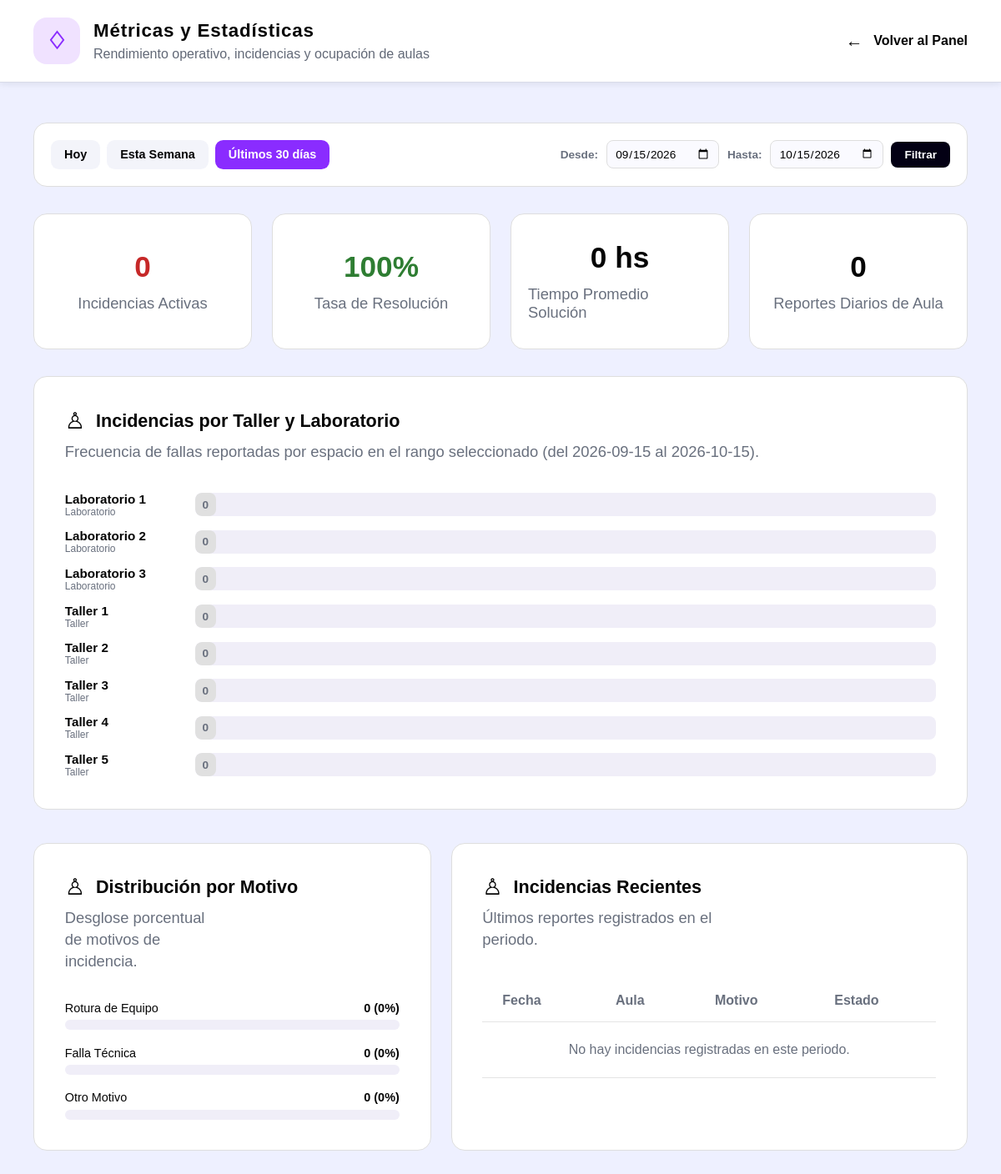
Page /index.php?ruta=metricas-administrador (signed in) on the committed database.
### tables this page shows
CREATE TABLE IF NOT EXISTS aulas (
    id INT UNSIGNED AUTO_INCREMENT PRIMARY KEY,
    codigo VARCHAR(50) NOT NULL UNIQUE,
    nombre VARCHAR(100) NOT NULL,
    tipo ENUM('taller', 'laboratorio', 'aula') NOT NULL DEFAULT 'taller',
    activo TINYINT(1) NOT NULL DEFAULT 1,
    creado_en TIMESTAMP NOT NULL DEFAULT CURRENT_TIMESTAMP
);

### app/controlador/mostrarMetricasAdministrador.php (called while the page is built, shortened)
<?php
require_once __DIR__ . '/../modelo/MetricasModelo.php';
require_once __DIR__ . '/../utilidades/sesion.php';
$periodo = (string) ($_GET['periodo'] ?? 'ultimos-30-dias');
$hoy = date('Y-m-d');
$fechaDesde = $hoy;
$fechaHasta = $hoy;
switch ($periodo) {
    case 'ultimos-30-dias':
    default:
        $periodo = 'ultimos-30-dias';
        $fechaDesde = date('Y-m-d', strtotime('-30 days'));
        $fechaHasta = $hoy;
        break;
}
$modelo = new MetricasModelo();
$kpis = $modelo->obtenerResumenKPIs($fechaDesde, $fechaHasta);
$incidenciasPorAula = $modelo->obtenerIncidenciasPorAula($fechaDesde, $fechaHasta);
$distribucionTipos = $modelo->obtenerDistribucionTipos($fechaDesde, $fechaHasta);
$incidenciasRecientes = $modelo->obtenerIncidenciasRecientes($fechaDesde, $fechaHasta, 5);
require __DIR__ . '/../vista/administrador/metricas-administrador.php';

### app/utilidades/sesion.php (called while the page is built, shortened)
<?php
function escapar(string $valor): string
{
    return htmlspecialchars($valor, ENT_QUOTES | ENT_SUBSTITUTE, 'UTF-8');
}

### app/config/Conexion.php (called while the page is built, shortened)
<?php
final class Conexion
{
    private static ?PDO $conexion = null;
    public static function obtener(): PDO
    {
        $configLocal = [];
        $archivoLocal = __DIR__ . '/local.php';
        $host = getenv('DB_HOST') ?: ($configLocal['DB_HOST'] ?? '127.0.0.1');
        $puerto = getenv('DB_PORT') ?: ($configLocal['DB_PORT'] ?? '3306');
        $baseDeDatos = getenv('DB_NAME') ?: ($configLocal['DB_NAME'] ?? 'ipsum_reportes');
        $usuario = getenv('DB_USER') ?: ($configLocal['DB_USER'] ?? 'root');
        $contrasena = getenv('DB_PASSWORD') ?: ($configLocal['DB_PASSWORD'] ?? '');
        $dsn = "mysql:host={$host};port={$puerto};dbname={$baseDeDatos};charset=utf8mb4";
        self::$conexion = new PDO($dsn, $usuario, $contrasena, [
            PDO::ATTR_ERRMODE => PDO::ERRMODE_EXCEPTION,
            PDO::ATTR_DEFAULT_FETCH_MODE => PDO::FETCH_ASSOC,
            PDO::ATTR_EMULATE_PREPARES => false,
        ]);
        return self::$conexion;
    }
}

### app/modelo/MetricasModelo.php (called while the page is built, shortened)
<?php
require_once __DIR__ . '/../config/conexion.php';
class MetricasModelo
{
    private PDO $conexion;
    public function __construct()
    {
        $this->conexion = Conexion::obtener();
    }
    public function obtenerResumenKPIs(string $fechaDesde, string $fechaHasta): array
    {
        $sqlActivas = 'SELECT COUNT(*) FROM reportes_incidencias
                       WHERE estado IN ("pendiente", "en_proceso")
                       AND fecha BETWEEN :desde AND :hasta';
        $stmtActivas = $this->conexion->prepare($sqlActivas);
        $stmtActivas->execute([':desde' => $fechaDesde, ':hasta' => $fechaHasta]);
        $incidenciasActivas = (int) $stmtActivas->fetchColumn();
        $sqlTotales = 'SELECT
                        COUNT(*) AS total,
                        SUM(CASE WHEN estado = "resuelto" THEN 1 ELSE 0 END) AS resueltas
                       FROM reportes_incidencias
                       WHERE fecha BETWEEN :desde AND :hasta';
        $stmtTotales = $this->conexion->prepare($sqlTotales);
        $stmtTotales->execute([':desde' => $fechaDesde, ':hasta' => $fechaHasta]);
        $totales = $stmtTotales->fetch(PDO::FETCH_ASSOC) ?: [];
        $totalIncidencias = (int) ($totales['total'] ?? 0);
        $totalResueltas = (int) ($totales['resueltas'] ?? 0);
        $tasaResolucion = $totalIncidencias > 0
            ? round(($totalResueltas / $totalIncidencias) * 100, 1)
            : 100.0;
        $sqlTiempo = 'SELECT AVG(TIMESTAMPDIFF(HOUR, creado_en, actualizado_en)) AS promedio_horas
                      FROM reportes_incidencias
                      WHERE estado = "resuelto" AND fecha BETWEEN :desde AND :hasta';
        $stmtTiempo = $this->conexion->prepare($sqlTiempo);
        $stmtTiempo->execute([':desde' => $fechaDesde, ':hasta' => $fechaHasta]);
        $horas = $stmtTiempo->fetchColumn();
        $promedioHoras = $horas !== null ? round((float) $horas, 1) : 0.0;
        $sqlDiarios = 'SELECT COUNT(*) FROM reportes_diarios WHERE fecha BETWEEN :desde AND :hasta';
        $stmtDiarios = $this->conexion->prepare($sqlDiarios);
        $stmtDiarios->execute([':desde' => $fechaDesde, ':hasta' => $fechaHasta]);
        $totalDiarios = (int) $stmtDiarios->fetchColumn();
        return [
            'activas' => $incidenciasActivas,
            'tasa_resolucion' => $tasaResolucion,
            'tiempo_promedio_horas' => $promedioHoras,
            'total_diarios' => $totalDiarios,
            'total_incidencias' => $totalIncidencias,
            'total_resueltas' => $totalResueltas,
        ];
    }
    public function obtenerIncidenciasPorAula(string $fechaDesde, string $fechaHasta): array
    {
        $sql = 'SELECT a.id, a.nombre, a.tipo, COUNT(i.id) AS total_incidencias
                FROM aulas a
                LEFT JOIN reportes_incidencias i
                    ON a.id = i.aula_id AND i.fecha BETWEEN :desde AND :hasta
                WHERE a.activo = 1
                GROUP BY a.id, a.nombre, a.tipo
                ORDER BY total_incidencias DESC, a.nombre ASC';
        $stmt = $this->conexion->prepare($sql);
        $stmt->execute([':desde' => $fechaDesde, ':hasta' => $fechaHasta]);
        return $stmt->fetchAll(PDO::FETCH_ASSOC);
    }
    public function obtenerDistribucionTipos(string $fechaDesde, string $fechaHasta): array
    {
        $sql = 'SELECT tipo_solicitud, COUNT(*) AS cantidad
                FROM reportes_incidencias
                WHERE fecha BETWEEN :desde AND :hasta
                GROUP BY tipo_solicitud';
        $stmt = $this->conexion->prepare($sql);
        $stmt->execute([':desde' => $fechaDesde, ':hasta' => $fechaHasta]);
        $resultados = $stmt->fetchAll(PDO::FETCH_KEY_PAIR);
        return [
            'rotura-equipo' => (int) ($resultados['rotura-equipo'] ?? 0),
            'falla-equipo'  => (int) ($resultados['falla-equipo'] ?? 0),
            'otro'          => (int) ($resultados['otro'] ?? 0),
        ];
    }
}

### app/vista/administrador/metricas-administrador.php (the view, shortened to what this page needs)
<!DOCTYPE html>
<html lang="es">
<head>
    <link rel="stylesheet" href="assets/css/panel-administrador.css">
    <link rel="stylesheet" href="assets/css/metricas-administrador.css">
</head>
<body class="admin-page">
    <header class="admin-header">
        <section class="admin-header__brand" id="encabezado-metricas">
            <h1 class="admin-header__title">Métricas y Estadísticas</h1>
            <p class="admin-header__subtitle">Rendimiento operativo, incidencias y ocupación de aulas</p>
        </section>
        <nav class="admin-header__nav" id="navegacion-metricas">
            <a class="admin-header__logout admin-header__back" href="index.php?ruta=panel-administrador">
                Volver al Panel
            </a>
        </nav>
    </header>
    <main class="admin-main" id="contenido-metricas">
        <section class="metricas-filtros" id="filtros-temporales">
            <form action="index.php" method="get" class="metricas-filtros__form">
                <div class="metricas-filtros__botones">
                    <a href="index.php?ruta=metricas-administrador&periodo=hoy"
                       class="metricas-filtros__btn <?= $periodo === 'hoy' ? 'metricas-filtros__btn--activo' : '' ?>">
                        Hoy
                    </a>
                    <a href="index.php?ruta=metricas-administrador&periodo=esta-semana"
                       class="metricas-filtros__btn <?= $periodo === 'esta-semana' ? 'metricas-filtros__btn--activo' : '' ?>">
                        Esta Semana
                    </a>
                    <a href="index.php?ruta=metricas-administrador&periodo=ultimos-30-dias"
                       class="metricas-filtros__btn <?= $periodo === 'ultimos-30-dias' ? 'metricas-filtros__btn--activo' : '' ?>">
                        Últimos 30 días
                    </a>
                </div>
                <div class="metricas-filtros__personalizado">
                    <label class="metricas-filtros__label" for="fecha_desde">Desde:</label>
                    <input class="metricas-filtros__date" type="date" id="fecha_desde" name="fecha_desde" value="<?= escapar($fechaDesde) ?>" required>
                    <label class="metricas-filtros__label" for="fecha_hasta">Hasta:</label>
                    <input class="metricas-filtros__date" type="date" id="fecha_hasta" name="fecha_hasta" value="<?= escapar($fechaHasta) ?>" required>
                    <button class="metricas-filtros__submit" type="submit">Filtrar</button>
                </div>
            </form>
        </section>
        <section class="admin-stats metricas-kpis" id="kpis-superiores">
            <article class="admin-stats__card">
                <h3 class="admin-stats__name">Incidencias Activas</h3>
                <p class="admin-stats__number metricas-kpi--alerta"><?= (int) $kpis['activas'] ?></p>
            </article>
            <article class="admin-stats__card">
                <h3 class="admin-stats__name">Tasa de Resolución</h3>
                <p class="admin-stats__number metricas-kpi--exito"><?= (float) $kpis['tasa_resolucion'] ?>%</p>
            </article>
            <article class="admin-stats__card">
                <h3 class="admin-stats__name">Tiempo Promedio Solución</h3>
                <p class="admin-stats__number"><?= (float) $kpis['tiempo_promedio_horas'] ?> hs</p>
            </article>
            <article class="admin-stats__card">
                <h3 class="admin-stats__name">Reportes Diarios de Aula</h3>
                <p class="admin-stats__number"><?= (int) $kpis['total_diarios'] ?></p>
            </article>
        </section>
        <section class="admin-users metricas-card" id="incidencias-por-aula">
            <h2 class="admin-users__title">Incidencias por Taller y Laboratorio</h2>
            <p class="admin-users__description">
                Frecuencia de fallas reportadas por espacio en el rango seleccionado (del <?= escapar($fechaDesde) ?> al <?= escapar($fechaHasta) ?>).
            </p>
            <div class="metricas-barras">
                <?php if (empty($incidenciasPorAula)): ?>
                    <p class="admin-users__description">No hay aulas registradas en el sistema.</p>
                <?php else: ?>
                    <?php foreach ($incidenciasPorAula as $aula):
                        $totalInc = (int) $aula['total_incidencias'];
                        $porcentaje = $maxIncidencias > 0 ? round(($totalInc / $maxIncidencias) * 100) : 0;
                    ?>
                        <div class="metricas-barras__fila">
                            <div class="metricas-barras__etiqueta">
                                <strong><?= escapar((string) $aula['nombre']) ?></strong>
                                <span class="metricas-barras__tipo"><?= escapar((string) $aula['tipo']) ?></span>
                            </div>
                            <div class="metricas-barras__pista">
                                <?php if ($totalInc > 0): ?>
                                    <div class="metricas-barras__relleno" style="width: <?= max(7, $porcentaje) ?>%;">
                                        <span class="metricas-barras__valor"><?= $totalInc ?></span>
                                    </div>
                                <?php else: ?>
                                    <div class="metricas-barras__relleno metricas-barras__relleno--cero" style="width: 25px;">
                                        <span class="metricas-barras__valor metricas-barras__valor--cero">0</span>
                                    </div>
                                <?php endif; ?>
                            </div>
                        </div>
                    <?php endforeach; ?>
                <?php endif; ?>
            </div>
        </section>
        <div class="metricas-grid-inferior">
            <section class="admin-users metricas-card" id="distribucion-fallas">
                <h2 class="admin-users__title">Distribución por Motivo</h2>
                <p class="admin-users__description">Desglose porcentual de motivos de incidencia.</p>
                <?php
                    $totalTipos = array_sum($distribucionTipos);
                    $pctRotura = $totalTipos > 0 ? round(($distribucionTipos['rotura-equipo'] / $totalTipos) * 100) : 0;
                    $pctFalla = $totalTipos > 0 ? round(($distribucionTipos['falla-equipo'] / $totalTipos) * 100) : 0;
                    $pctOtro = $totalTipos > 0 ? round(($distribucionTipos['otro'] / $totalTipos) * 100) : 0;
                ?>
                <div class="metricas-distribucion">
                    <div class="metricas-distribucion__item">
                        <div class="metricas-distribucion__header">
                            <span>Rotura de Equipo</span>
                            <strong><?= $distribucionTipos['rotura-equipo'] ?> (<?= $pctRotura ?>%)</strong>
                        </div>
                        <div class="metricas-distribucion__barra">
                        </div>
                    </div>
                    <div class="metricas-distribucion__item">
                        <div class="metricas-distribucion__header">
                            <span>Falla Técnica</span>
                            <strong><?= $distribucionTipos['falla-equipo'] ?> (<?= $pctFalla ?>%)</strong>
                        </div>
                        <div class="metricas-distribucion__barra">
                        </div>
                    </div>
                    <div class="metricas-distribucion__item">
                        <div class="metricas-distribucion__header">
                            <span>Otro Motivo</span>
                            <strong><?= $distribucionTipos['otro'] ?> (<?= $pctOtro ?>%)</strong>
                        </div>
                        <div class="metricas-distribucion__barra">
                        </div>
                    </div>
                </div>
            </section>
            <section class="admin-users metricas-card" id="incidencias-recientes">
                <h2 class="admin-users__title">Incidencias Recientes</h2>
                <p class="admin-users__description">Últimos reportes registrados en el periodo.</p>
                <table class="admin-users__table">
                    <thead class="admin-users__thead">
                        <tr class="admin-users__row">
                            <th class="admin-users__header">Fecha</th>
                            <th class="admin-users__header">Aula</th>
                            <th class="admin-users__header">Motivo</th>
                            <th class="admin-users__header">Estado</th>
                        </tr>
                    </thead>
                    <tbody class="admin-users__tbody">
                        <?php if (empty($incidenciasRecientes)): ?>
                            <tr class="admin-users__row">
                                <td colspan="4" class="admin-users__cell" style="text-align: center; color: #69707e; padding: 1.5rem;">
                                    No hay incidencias registradas en este periodo.
                                </td>
                            </tr>
                        <?php endif; ?>
                    </tbody>
                </table>
            </section>
        </div>
    </main>
</body>
</html>

### rows in the picture
aulas: nombre "Laboratorio 1", tipo "Laboratorio"
aulas: nombre "Laboratorio 2", tipo "Laboratorio"
aulas: nombre "Laboratorio 3", tipo "Laboratorio"
aulas: nombre "Taller 1", tipo "Taller"
aulas: nombre "Taller 2", tipo "Taller"
aulas: nombre "Taller 3", tipo "Taller"
aulas: nombre "Taller 4", tipo "Taller"
aulas: nombre "Taller 5", tipo "Taller"

### other values in the picture
$kpis['activas'] "0"
$kpis['tasa_resolucion'] "100"
$kpis['tiempo_promedio_horas'] "0"
$kpis['total_diarios'] "0"
escapar($fechaDesde) "2026-09-15"
escapar($fechaHasta) "2026-10-15"
$distribucionTipos['rotura-equipo'] "0"
$pctRotura "0"
$distribucionTipos['falla-equipo'] "0"
$pctFalla "0"
$distribucionTipos['otro'] "0"
$pctOtro "0"
